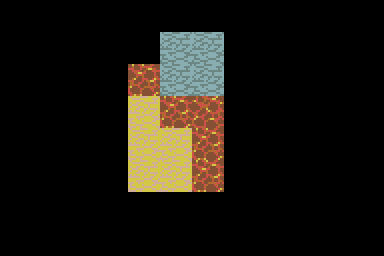

The image is a tile-based game level rendered from a .tmx file. Its description and source (layers, tilesets, objects; grid data summarised) follow:
An orthogonal 12x8 tile map with 32x32 px tiles, 4 tile layers (Terrain, Decoration, Vertical Edges, Horizontal Edges), 4 tilesets and 1 object (Player).

<map version="1.2" tiledversion="1.2.4" orientation="orthogonal" renderorder="right-down" width="12" height="8" tilewidth="32" tileheight="32" infinite="0" nextlayerid="9" nextobjectid="92">
 <tileset firstgid="1" source="ground.tsx" />
 <tileset firstgid="17" source="broken.tsx" />
 <tileset firstgid="19" source="Decoration.tsx" />
 <tileset firstgid="35" source="Devourer.tsx" />
 <layer id="1" name="Terrain" width="12" height="8">
  <data>[96 cells, 75 non-empty, 5 distinct tile ids]</data>
 </layer>
 <layer id="8" name="Decoration" width="12" height="8">
  <data>[96 cells, 0 non-empty, 0 distinct tile ids]</data>
 </layer>
 <layer id="6" name="Vertical Edges" width="12" height="8" offsetx="16" offsety="0">
  <data>[96 cells, 0 non-empty, 0 distinct tile ids]</data>
 </layer>
 <layer id="7" name="Horizontal Edges" width="12" height="8" offsetx="0" offsety="16">
  <data>[96 cells, 0 non-empty, 0 distinct tile ids]</data>
 </layer>
 <objectgroup id="2" name="Enemies" />
 <objectgroup id="3" name="Player">
  <object id="16" name="Player" type="Player" gid="35" x="160" y="192" width="32" height="32" />
 </objectgroup>
 <objectgroup id="4" name="Triggers" />
 <objectgroup id="5" name="Props" />
</map>
